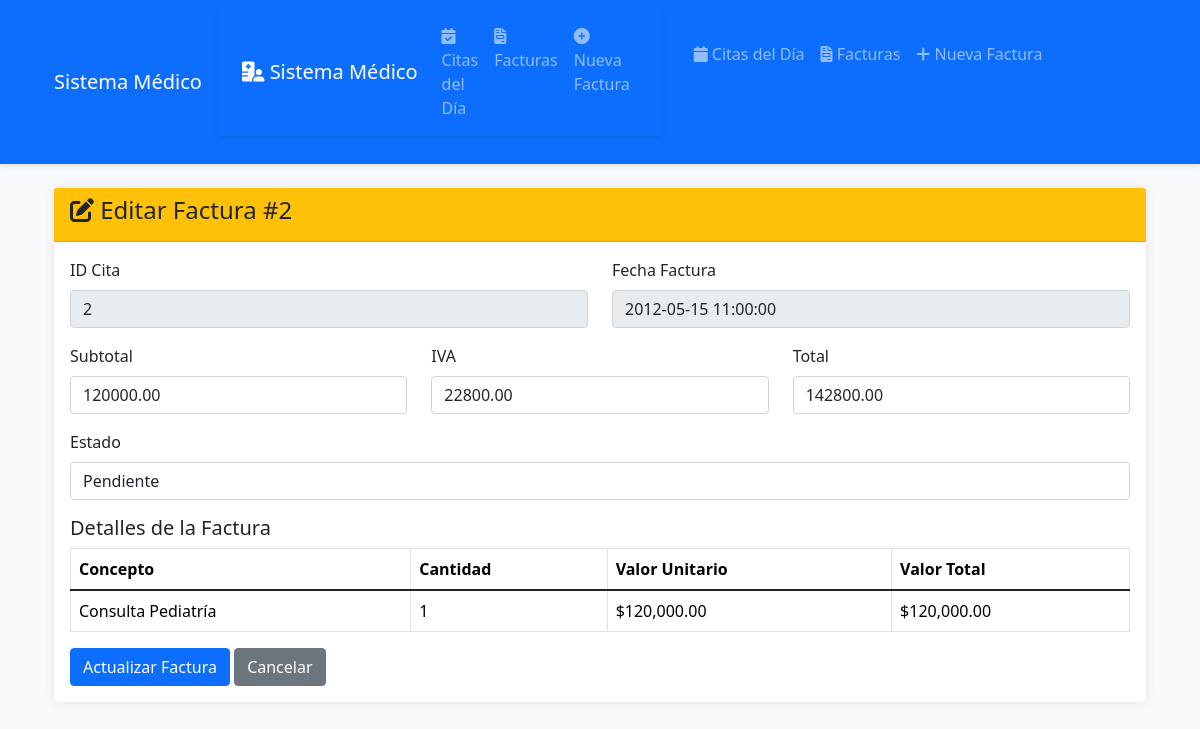
/index.php?controller=factura&action=edit&id=2, run on the app's committed database.
### tables this page shows
CREATE TABLE factura (
    id_factura INT PRIMARY KEY AUTO_INCREMENT,
    id_cita INT NOT NULL,
    fecha_factura DATETIME NOT NULL,
    subtotal DECIMAL(10,2) NOT NULL,
    iva DECIMAL(10,2) NOT NULL,
    total DECIMAL(10,2) NOT NULL,
    estado ENUM('Pendiente', 'Pagado', 'Anulado') DEFAULT 'Pendiente',
    FOREIGN KEY (id_cita) REFERENCES citas_medicas(id_cita) ON DELETE CASCADE
);

CREATE TABLE detalle_factura (
    id_detalle INT PRIMARY KEY AUTO_INCREMENT,
    id_factura INT NOT NULL,
    concepto VARCHAR(200) NOT NULL,
    cantidad INT NOT NULL,
    valor_unitario DECIMAL(10,2) NOT NULL,
    valor_total DECIMAL(10,2) NOT NULL,
    FOREIGN KEY (id_factura) REFERENCES factura(id_factura) ON DELETE CASCADE
);

### models/Factura.php (called while the page is built, shortened)
<?php
require_once 'config/database.php';
class Factura {
    private $conn;
    private $table = "factura";
    public function __construct() {
        $database = new Database();
        $this->conn = $database->getConnection();
    }
    public function getById($id) {
        $query = "SELECT * FROM " . $this->table . " WHERE id_factura = :id";
        $stmt = $this->conn->prepare($query);
        $stmt->bindParam(':id', $id);
        $stmt->execute();
        return $stmt->fetch(PDO::FETCH_ASSOC);
    }
}
?>

### config/database.php (called while the page is built, shortened)
<?php
class Database {
    private $host = "localhost";
    private $db_name = "desarrollo";
    private $username = "root";
    private $password = "";
    public function getConnection() {
        $this->conn = null;
        try {
            $this->conn = new PDO("mysql:host=" . $this->host . ";dbname=" . $this->db_name,
                                  $this->username, $this->password);
            $this->conn->setAttribute(PDO::ATTR_ERRMODE, PDO::ERRMODE_EXCEPTION);
            $this->conn->exec("set names utf8");
        } catch(PDOException $e) {
            echo "Error de conexión: " . $e->getMessage();
        }
        return $this->conn;
    }
}
?>

### models/DetalleFactura.php (called while the page is built, shortened)
<?php
require_once 'config/database.php';
class DetalleFactura {
    private $conn;
    private $table = "detalle_factura";
    public function __construct() {
        $database = new Database();
        $this->conn = $database->getConnection();
    }
    public function getByFacturaId($id_factura) {
        $query = "SELECT * FROM " . $this->table . " WHERE id_factura = :id_factura";
        $stmt = $this->conn->prepare($query);
        $stmt->bindParam(':id_factura', $id_factura);
        $stmt->execute();
        return $stmt->fetchAll(PDO::FETCH_ASSOC);
    }
}
?>

### views/facturas/edit.php (the view, shortened to what this page needs)
<div class="card">
    <div class="card-header bg-warning">
        <h4><i class="fas fa-edit"></i> Editar Factura #<?php echo $factura['id_factura']; ?></h4>
    </div>
    <div class="card-body">
        <form method="POST" action="">
            <div class="row mb-3">
                <div class="col-md-6">
                    <label class="form-label">ID Cita</label>
                    <input type="text" class="form-control" value="<?php echo $factura['id_cita']; ?>" readonly>
                </div>
                <div class="col-md-6">
                    <label class="form-label">Fecha Factura</label>
                    <input type="text" class="form-control" value="<?php echo $factura['fecha_factura']; ?>" readonly>
                </div>
            </div>
            <div class="row mb-3">
                <div class="col-md-4">
                    <label class="form-label">Subtotal</label>
                    <input type="text" name="subtotal" class="form-control" value="<?php echo $factura['subtotal']; ?>" required>
                </div>
                <div class="col-md-4">
                    <label class="form-label">IVA</label>
                    <input type="text" name="iva" class="form-control" value="<?php echo $factura['iva']; ?>" required>
                </div>
                <div class="col-md-4">
                    <label class="form-label">Total</label>
                    <input type="text" name="total" class="form-control" value="<?php echo $factura['total']; ?>" required>
                </div>
            </div>
            <div class="mb-3">
                <label class="form-label">Estado</label>
                <select name="estado" class="form-control" required>
                    <option value="Pendiente" <?php echo $factura['estado'] == 'Pendiente' ? 'selected' : ''; ?>>Pendiente</option>
                </select>
            </div>
            <h5>Detalles de la Factura</h5>
            <div class="table-responsive">
                <table class="table table-bordered">
                    <thead>
                        <tr><th>Concepto</th><th>Cantidad</th><th>Valor Unitario</th><th>Valor Total</th></tr>
                    </thead>
                    <tbody>
                        <?php foreach($detalles as $detalle): ?>
                        <tr>
                            <td><?php echo $detalle['concepto']; ?></td>
                            <td><?php echo $detalle['cantidad']; ?></td>
                            <td>$<?php echo number_format($detalle['valor_unitario'], 2); ?></td>
                            <td>$<?php echo number_format($detalle['valor_total'], 2); ?></td>
                        </tr>
                        <?php endforeach; ?>
                    </tbody>
                </table>
            </div>
            <button type="submit" class="btn btn-primary">Actualizar Factura</button>
            <a href="index.php?controller=factura&action=index" class="btn btn-secondary">Cancelar</a>
        </form>
    </div>
</div>

### views/layouts/main.php (style rules this page uses)
body { background-color: #f8f9fa; padding-bottom: 60px; }
.card { box-shadow: 0 0 10px rgba(0,0,0,0.1); border: none; margin-bottom: 20px; }
.table-responsive { overflow-x: auto; }

### data on the page
factura: id_factura "2", id_cita "2", fecha_factura "2012-05-15 11:00:00", subtotal "120000.00", iva "22800.00", total "142800.00", estado "Pendiente"
detalle_factura: concepto "Consulta Pediatría", cantidad "1", valor_unitario "120,000.00", valor_total "120,000.00"
